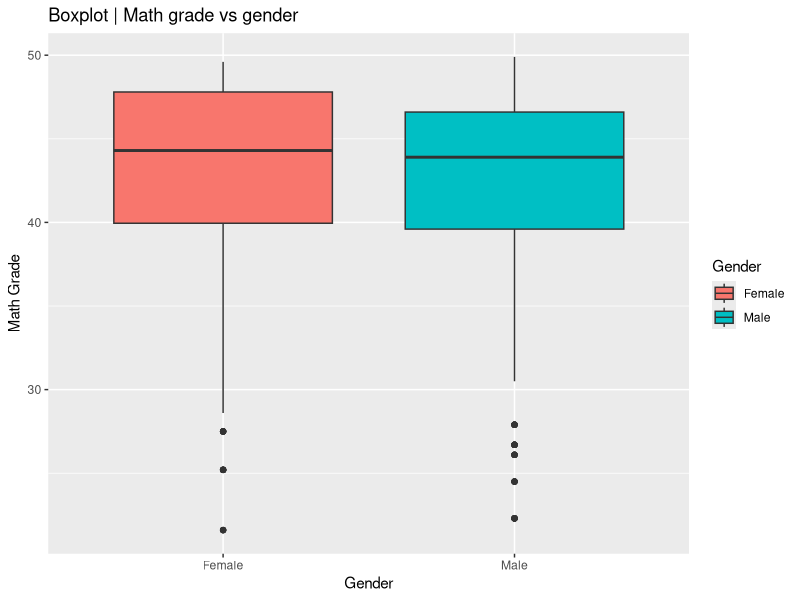

Source code (R):
library(tidyverse)

# importing csv
demograph = read_csv("d.csv")
performance = read_csv("p.csv")
View(demograph)
View(performance)

# taking only required columns removing duplicate rows 
demograph_noDupe= demograph %>% 
  distinct() 
performance_noDupe= performance %>% 
  distinct() %>%  # removing duplicate data 
  select(Name, Gender, Math_Grade, English_Grade, Attendance_Rate)

# filtering the students
filteredPerformance =performance_noDupe%>%
  filter(Math_Grade < 50,na.rm = TRUE)
filteredPerformance

library(dplyr)
# joining demography on the filtered performance
withName= filteredPerformance %>% 
  left_join(demograph_noDupe, by = "Name")
withName

# Creating a Boxplot for Math Grades
ggplot(withName, aes(x = Gender, y = Math_Grade, fill = Gender)) +
  geom_boxplot() +
    labs(title = "Boxplot | Math grade vs gender",
       x = "Gender",
       y = "Math Grade")

# Outlier detection using IQR method
lower_quartile=quantile(withName$Math_Grade, 0.25, na.rm = TRUE)
upper_quartile=quantile(withName$Math_Grade, 0.75, na.rm = TRUE)
IQR = upper_quartile - lower_quartile

# Examining the relationship between socioeconomic status and math performance
avg_math_by_status <- withName %>%
  group_by(Socioeconomic_Status) %>%
  summarize(Average_Math_Grade = mean(Math_Grade, na.rm = TRUE))
avg_math_by_status

avg_math_by_age <- withName %>%
  group_by(Age) %>%
  summarize(Average_Math_Grade = mean(Math_Grade, na.rm = TRUE))
avg_math_by_age




# Identifying students who are outliers in Math grades
outliers = withName %>%
  filter(Math_Grade < (upper_quartile - 1.5 * IQR) | Math_Grade > (lower_quartile + 1.5 * IQR))
outliers


# Count outliers by Age Group
outlier_age_group = outliers %>%
  group_by(Age) %>%
  summarize(Count = n()) %>%
  arrange(desc(Count))

# Count outliers by Socioeconomic Status
outlier_socio_status = outliers %>%
  group_by(Socioeconomic_Status) %>%
  summarize(Count = n()) %>%
  arrange(desc(Count))

outlier_age_group 
outlier_socio_status 

